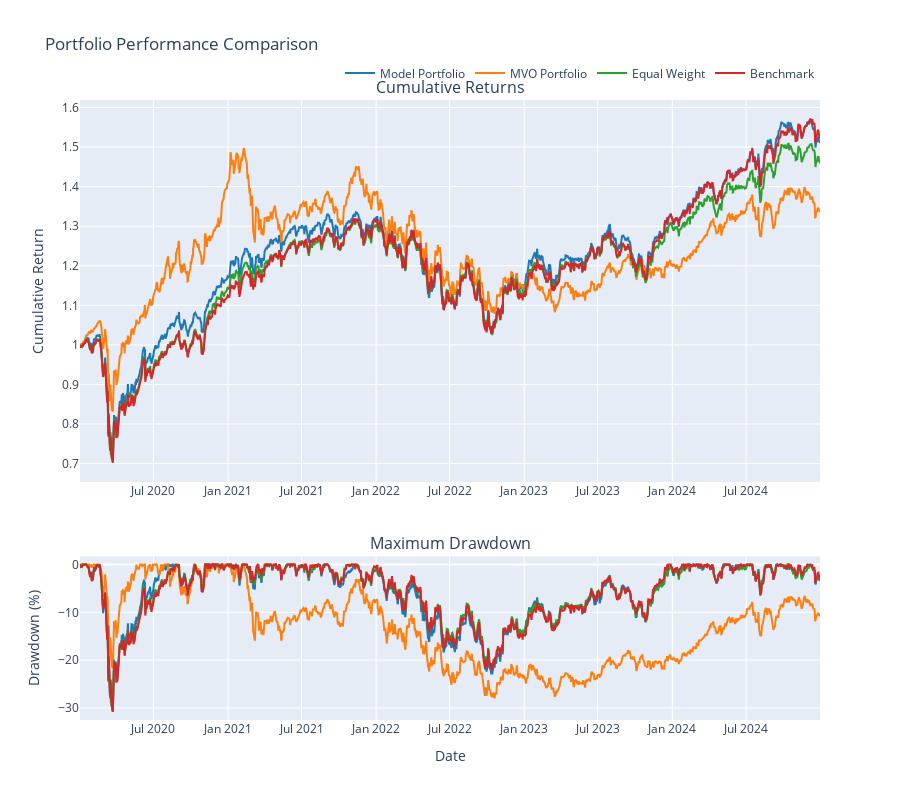

Write notebook code for a chart like this one.
### Code cell
# Plotting
fig = make_subplots(
    rows=2, cols=1,
    subplot_titles=('Cumulative Returns', 'Maximum Drawdown'),
    vertical_spacing=0.12,
    row_heights=[0.7, 0.3]
)

colors = ['#1f77b4', '#ff7f0e', '#2ca02c', '#d62728']

# Plot cumulative returns
for i, (name, returns) in enumerate(portfolio_returns.items()):
    #if name != 'Benchmark':
    cumulative_returns = (1 + returns).cumprod()
    fig.add_trace(
        go.Scatter(
            x=cumulative_returns.index,
            y=cumulative_returns.values,
            mode='lines',
            name=name,
            line=dict(color=colors[i], width=2),
            showlegend=True
        ),
        row=1, col=1
    )

# Plot drawdowns
for i, (name, returns) in enumerate(portfolio_returns.items()):
#if name != 'Benchmark':
    cumulative = (1 + returns).cumprod()
    rolling_max = cumulative.expanding().max()
    drawdown = (cumulative - rolling_max) / rolling_max * 100
    
    fig.add_trace(
        go.Scatter(
            x=drawdown.index,
            y=drawdown.values,
            mode='lines',
            name=name,
            line=dict(color=colors[i], width=2),
            showlegend=False
        ),
        row=2, col=1
    )

# Update layout
fig.update_layout(
    title='Portfolio Performance Comparison',
    height=800,
    hovermode='x unified',
    legend=dict(
        orientation="h",
        yanchor="bottom",
        y=1.02,
        xanchor="right",
        x=1
    )
)

fig.update_xaxes(title_text="Date", row=2, col=1)
fig.update_yaxes(title_text="Cumulative Return", row=1, col=1)
fig.update_yaxes(title_text="Drawdown (%)", row=2, col=1)

fig.show()

# Save the plot to a file
fig.write_html(f'{output_dir}/{train_type}/portfolio_performance_{model_type}_run_{run_no}.html')
# save image to file
fig.write_image(f'{output_dir}/{train_type}/portfolio_performance_{model_type}_run_{run_no}.png')

### Figure 1 — Plotly figure (JSON) as saved in the notebook; plotly's stock layout.template omitted (floating-point values rounded to 4 significant figures; data arrays with more than 128 entries replaced by an {"elided": "..."} marker saying what was removed)
{"data": [{"line": {"color": "#1f77b4", "width": 2}, "mode": "lines", "name": "Model Portfolio", "showlegend": true, "type": "scatter", "x": {"elided": "1257 str values"}, "xaxis": "x", "y": {"elided": "1257 float values"}, "yaxis": "y"}, {"line": {"color": "#ff7f0e", "width": 2}, "mode": "lines", "name": "MVO Portfolio", "showlegend": true, "type": "scatter", "x": {"elided": "1257 str values"}, "xaxis": "x", "y": {"elided": "1257 float values"}, "yaxis": "y"}, {"line": {"color": "#2ca02c", "width": 2}, "mode": "lines", "name": "Equal Weight", "showlegend": true, "type": "scatter", "x": {"elided": "1257 str values"}, "xaxis": "x", "y": {"elided": "1257 float values"}, "yaxis": "y"}, {"line": {"color": "#d62728", "width": 2}, "mode": "lines", "name": "Benchmark", "showlegend": true, "type": "scatter", "x": {"elided": "1257 str values"}, "xaxis": "x", "y": {"elided": "1257 float values"}, "yaxis": "y"}, {"line": {"color": "#1f77b4", "width": 2}, "mode": "lines", "name": "Model Portfolio", "showlegend": false, "type": "scatter", "x": {"elided": "1257 str values"}, "xaxis": "x2", "y": {"elided": "1257 float values"}, "yaxis": "y2"}, {"line": {"color": "#ff7f0e", "width": 2}, "mode": "lines", "name": "MVO Portfolio", "showlegend": false, "type": "scatter", "x": {"elided": "1257 str values"}, "xaxis": "x2", "y": {"elided": "1257 float values"}, "yaxis": "y2"}, {"line": {"color": "#2ca02c", "width": 2}, "mode": "lines", "name": "Equal Weight", "showlegend": false, "type": "scatter", "x": {"elided": "1257 str values"}, "xaxis": "x2", "y": {"elided": "1257 float values"}, "yaxis": "y2"}, {"line": {"color": "#d62728", "width": 2}, "mode": "lines", "name": "Benchmark", "showlegend": false, "type": "scatter", "x": {"elided": "1257 str values"}, "xaxis": "x2", "y": {"elided": "1257 float values"}, "yaxis": "y2"}], "layout": {"annotations": [{"font": {"size": 16}, "showarrow": false, "text": "Cumulative Returns", "x": 0.5, "xanchor": "center", "xref": "paper", "y": 1, "yanchor": "bottom", "yref": "paper"}, {"font": {"size": 16}, "showarrow": false, "text": "Maximum Drawdown", "x": 0.5, "xanchor": "center", "xref": "paper", "y": 0.264, "yanchor": "bottom", "yref": "paper"}], "height": 800, "hovermode": "x unified", "legend": {"orientation": "h", "x": 1, "xanchor": "right", "y": 1.02, "yanchor": "bottom"}, "title": {"text": "Portfolio Performance Comparison"}, "xaxis": {"anchor": "y", "domain": [0, 1]}, "xaxis2": {"anchor": "y2", "domain": [0, 1], "title": {"text": "Date"}}, "yaxis": {"anchor": "x", "domain": [0.384, 1], "title": {"text": "Cumulative Return"}}, "yaxis2": {"anchor": "x2", "domain": [0, 0.264], "title": {"text": "Drawdown (%)"}}}}
